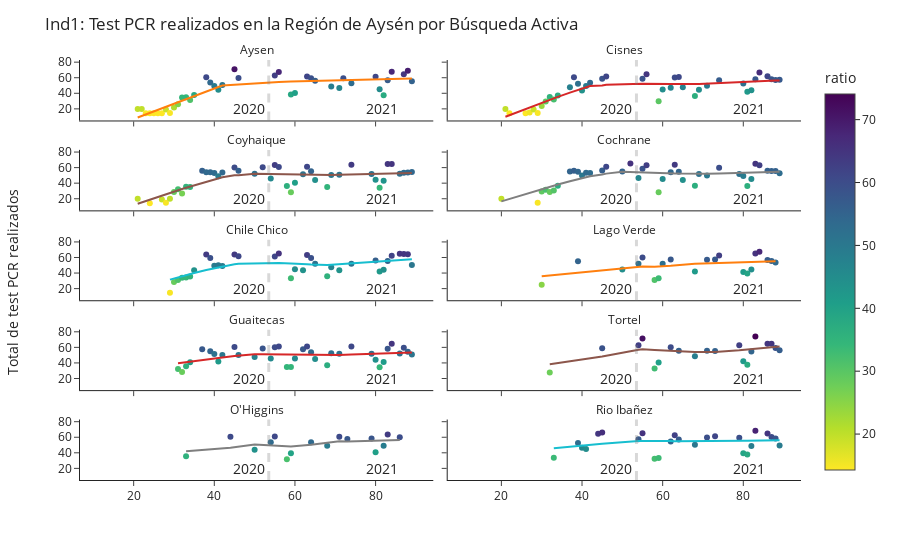

Write notebook code for a chart like this one.
### Code cell
# Crea gráfico de BAC regional por semana epidemiologica

px.scatter(df_tasa_caso_busqueda_ratio.rolling(14).mean().reset_index(),
        x= 'semana_epidemiologica_21',
        y= 'ratio',
        color= 'ratio',
        #color_discrete_map={
        #'Búsqueda activa': '#DD4477',
        #'Atención médica': '#0099C6'
        #},
        facet_col='comuna_seremi_xi',
        facet_col_wrap=2,
        trendline='lowess',
        #groupnorm='percent',
        color_continuous_scale=px.colors.sequential.Viridis_r,
        labels={'tipo_caso_busqueda':'Caso de búsqueda'},
       ).update_layout(title= 'Ind1: Test PCR realizados en la Región de Aysén por Búsqueda Activa',
                       yaxis_title='Total de test PCR realizados',
                       xaxis_title='Semana epidemiológica',
                       template='simple_white',
                     #  xaxis=dict(tickmode = 'array',
                      #            tickvals = list(range(12,88,3)),
                       #           ticktext = list(list(range(12,54,3))+list(range(1,88,3))),
                        #         ),
                    ).add_vline(x=53.5, line_width=3, line_dash='dash', line_color='gray'
                               #).add_hline(y=2000, line_width=3, line_dash='dash', line_color='#0099C6'
                                          ).add_vrect(x0='53', x1='50', 
                                           annotation_text='2020', 
                                           annotation_position='bottom right',
                                           annotation=dict(font_size=14, 
                                                           font_family="'Open Sans', verdana, arial, sans-serif"),
                                                           opacity=0, 
                                                           line_width=0
                                          ).add_vrect(x0='84', x1='86', 
                                           annotation_text='2021', 
                                           annotation_position='bottom right',
                                           annotation=dict(font_size=14, 
                                                           font_family="'Open Sans', verdana, arial, sans-serif"),
                                                           opacity=0, 
                                                           line_width=0
                                                     ).update_xaxes(title_text='', row=1, col=1
                                                     ).update_xaxes(title_text='', row=1, col=2
                                                     ).update_xaxes(title_text='Semana epidemiológica', row=1, col=3
                                                     ).update_xaxes(title_text='', row=1, col=4
                                                     ).update_xaxes(title_text='', row=1, col=5
                                                     ).update_yaxes(title_text='', row=1, col=1, 
                                                     ).update_yaxes(title_text='', row=2, col=1,
                                                     ).update_yaxes(title_text='', row=3, col=1, 
                                                     ).update_yaxes(title_text='', row=4, col=1,
                                                     ).update_yaxes(title_text='', row=5, col=1 
                                                     ).for_each_annotation(lambda a: a.update(text=a.text.split("=")[-1])).add_annotation(x=-0.08,y=0.4,
                   text='Total de test PCR realizados', textangle=-90,
                    xref="paper", yref="paper",
                     font_size=14, 
                     font_family="'Open Sans', verdana, arial, sans-serif",
                    # opacity=0,                                                                                       
)

### Figure 1 — Plotly figure (JSON) as saved in the notebook; plotly's stock layout.template omitted (floating-point values rounded to 4 significant figures)
{"data": [{"hovertemplate": "comuna_seremi_xi=Aysen<br>semana_epidemiologica_21=%{x}<br>ratio=%{marker.color}<extra></extra>", "legendgroup": "", "marker": {"color": [null, null, null, null, null, 19.84, 19.84, 14.29, 14.29, 14.29, 14.29, 14.29, 19.05, 14.76, 21.66, 25.97, 34.52, 34.85, 31.23, 37.83, null, null, 60.75, 53.93, 49.24, 44.56, 50.66, null, null, 70.94, 59.65, null, null, null, null, null, null, null, null, 62.87, 67.51, null, null, 38.45, 40.43, null, null, 61.69, 59.28, 56.25, null, null, null, 48.87, null, 46.72, 59.46, null, 53.03, null, null, null, null, null, 61.13, 45.26, 37.52, 56.71, 67.59, null, null, 64.57, 69.12, 55.41], "coloraxis": "coloraxis", "symbol": "circle"}, "mode": "markers", "name": "", "orientation": "v", "showlegend": false, "type": "scatter", "x": [12, 13, 14, 19, 20, 21, 22, 23, 24, 25, 26, 27, 28, 29, 30, 31, 32, 33, 34, 35, 36, 37, 38, 39, 40, 41, 42, 43, 44, 45, 46, 47, 48, 49, 50, 51, 52, 53, 54, 55, 56, 57, 58, 59, 60, 61, 62, 63, 64, 65, 66, 67, 68, 69, 70, 71, 72, 73, 74, 75, 76, 77, 78, 79, 80, 81, 82, 83, 84, 85, 86, 87, 88, 89], "xaxis": "x9", "y": [null, null, null, null, null, 19.84, 19.84, 14.29, 14.29, 14.29, 14.29, 14.29, 19.05, 14.76, 21.66, 25.97, 34.52, 34.85, 31.23, 37.83, null, null, 60.75, 53.93, 49.24, 44.56, 50.66, null, null, 70.94, 59.65, null, null, null, null, null, null, null, null, 62.87, 67.51, null, null, 38.45, 40.43, null, null, 61.69, 59.28, 56.25, null, null, null, 48.87, null, 46.72, 59.46, null, 53.03, null, null, null, null, null, 61.13, 45.26, 37.52, 56.71, 67.59, null, null, 64.57, 69.12, 55.41], "yaxis": "y9"}, {"hovertemplate": "<b>LOWESS trendline</b><br><br>comuna_seremi_xi=Aysen<br>semana_epidemiologica_21=%{x}<br>ratio=%{y} <b>(trend)</b><extra></extra>", "legendgroup": "", "marker": {"symbol": "circle"}, "mode": "lines", "name": "", "showlegend": false, "type": "scatter", "x": [21, 22, 23, 24, 25, 26, 27, 28, 29, 30, 31, 32, 33, 34, 35, 38, 39, 40, 41, 42, 45, 46, 55, 56, 59, 60, 63, 64, 65, 69, 71, 72, 74, 80, 81, 82, 83, 84, 87, 88, 89], "xaxis": "x9", "y": [8.947, 10.94, 12.94, 14.94, 16.94, 18.93, 20.93, 22.92, 24.89, 26.87, 28.83, 30.78, 32.73, 34.66, 36.6, 42.4, 44.34, 46.27, 48.16, 49.94, 51.16, 50.96, 54.3, 54.64, 55.07, 55.2, 55.33, 55.37, 55.44, 55.88, 56.13, 56.26, 56.53, 57.43, 57.59, 57.76, 57.93, 58.1, 58.66, 58.85, 59.05], "yaxis": "y9"}, {"hovertemplate": "comuna_seremi_xi=Cisnes<br>semana_epidemiologica_21=%{x}<br>ratio=%{marker.color}<extra></extra>", "legendgroup": "", "marker": {"color": [null, 19.84, 14.29, 14.29, 15.48, 19.05, 14.76, 23.6, 29.58, 35.36, 32.09, 37.29, null, null, 47.89, 60.57, 52.15, 43.7, 49.22, 53.54, null, null, 58.57, 61.46, null, null, null, null, null, null, null, null, 58.73, 64.51, null, null, 29.8, 44.85, null, 47.03, 60.3, 61.03, 47.72, null, null, 36.6, 44.56, null, 49.72, null, null, 56.65, null, null, null, null, null, 52.58, 42.02, 43.84, 57.89, 66.7, null, 61.75, 58.11, 57.02, 57.37], "coloraxis": "coloraxis", "symbol": "circle"}, "mode": "markers", "name": "", "orientation": "v", "showlegend": false, "type": "scatter", "x": [12, 21, 22, 26, 27, 28, 29, 30, 31, 32, 33, 34, 35, 36, 37, 38, 39, 40, 41, 42, 43, 44, 45, 46, 47, 48, 49, 50, 51, 52, 53, 54, 55, 56, 57, 58, 59, 60, 61, 62, 63, 64, 65, 66, 67, 68, 69, 70, 71, 72, 73, 74, 75, 76, 77, 78, 79, 80, 81, 82, 83, 84, 85, 86, 87, 88, 89], "xaxis": "x10", "y": [null, 19.84, 14.29, 14.29, 15.48, 19.05, 14.76, 23.6, 29.58, 35.36, 32.09, 37.29, null, null, 47.89, 60.57, 52.15, 43.7, 49.22, 53.54, null, null, 58.57, 61.46, null, null, null, null, null, null, null, null, 58.73, 64.51, null, null, 29.8, 44.85, null, 47.03, 60.3, 61.03, 47.72, null, null, 36.6, 44.56, null, 49.72, null, null, 56.65, null, null, null, null, null, 52.58, 42.02, 43.84, 57.89, 66.7, null, 61.75, 58.11, 57.02, 57.37], "yaxis": "y10"}, {"hovertemplate": "<b>LOWESS trendline</b><br><br>comuna_seremi_xi=Cisnes<br>semana_epidemiologica_21=%{x}<br>ratio=%{y} <b>(trend)</b><extra></extra>", "legendgroup": "", "marker": {"symbol": "circle"}, "mode": "lines", "name": "", "showlegend": false, "type": "scatter", "x": [21, 22, 26, 27, 28, 29, 30, 31, 32, 33, 34, 37, 38, 39, 40, 41, 42, 45, 46, 55, 56, 59, 60, 62, 63, 64, 65, 68, 69, 71, 74, 80, 81, 82, 83, 84, 86, 87, 88, 89], "xaxis": "x10", "y": [9.833, 11.86, 19.91, 21.9, 23.87, 25.83, 27.77, 29.69, 31.59, 33.48, 35.35, 40.84, 42.64, 44.42, 46.16, 47.84, 49.43, 50.01, 51.09, 52.28, 52.35, 52.29, 52.12, 51.99, 51.83, 51.66, 51.52, 51.91, 52.07, 52.42, 52.98, 54.27, 54.51, 54.74, 54.99, 55.24, 55.75, 56.02, 56.3, 56.58], "yaxis": "y10"}, {"hovertemplate": "comuna_seremi_xi=Coyhaique<br>semana_epidemiologica_21=%{x}<br>ratio=%{marker.color}<extra></extra>", "legendgroup": "", "marker": {"color": [null, null, null, null, null, 19.84, 14.29, 19.05, 14.76, 20.05, 28.63, 32.33, 26.8, 35.36, 35.05, null, null, 55.86, 53.88, 53.98, 53.14, 49.05, 53.84, null, null, 60.22, 55.82, null, null, null, 52.16, null, 60.61, null, 46.06, 63.24, 60.92, null, 36.38, 28.44, 40.52, null, 51.32, 61.22, 55.26, 44.2, null, null, 35.22, 50.65, null, 50.85, null, null, 63.57, null, null, null, null, 51.84, 44.24, 34.28, 43.17, 64.68, 64.8, null, 52.09, 53.3, 53.66, 54.23], "coloraxis": "coloraxis", "symbol": "circle"}, "mode": "markers", "name": "", "orientation": "v", "showlegend": false, "type": "scatter", "x": [12, 13, 15, 16, 17, 21, 24, 27, 28, 29, 30, 31, 32, 33, 34, 35, 36, 37, 38, 39, 40, 41, 42, 43, 44, 45, 46, 47, 48, 49, 50, 51, 52, 53, 54, 55, 56, 57, 58, 59, 60, 61, 62, 63, 64, 65, 66, 67, 68, 69, 70, 71, 72, 73, 74, 75, 76, 77, 78, 79, 80, 81, 82, 83, 84, 85, 86, 87, 88, 89], "xaxis": "x7", "y": [null, null, null, null, null, 19.84, 14.29, 19.05, 14.76, 20.05, 28.63, 32.33, 26.8, 35.36, 35.05, null, null, 55.86, 53.88, 53.98, 53.14, 49.05, 53.84, null, null, 60.22, 55.82, null, null, null, 52.16, null, 60.61, null, 46.06, 63.24, 60.92, null, 36.38, 28.44, 40.52, null, 51.32, 61.22, 55.26, 44.2, null, null, 35.22, 50.65, null, 50.85, null, null, 63.57, null, null, null, null, 51.84, 44.24, 34.28, 43.17, 64.68, 64.8, null, 52.09, 53.3, 53.66, 54.23], "yaxis": "y7"}, {"hovertemplate": "<b>LOWESS trendline</b><br><br>comuna_seremi_xi=Coyhaique<br>semana_epidemiologica_21=%{x}<br>ratio=%{y} <b>(trend)</b><extra></extra>", "legendgroup": "", "marker": {"symbol": "circle"}, "mode": "lines", "name": "", "showlegend": false, "type": "scatter", "x": [21, 24, 27, 28, 29, 30, 31, 32, 33, 34, 37, 38, 39, 40, 41, 42, 45, 46, 50, 52, 54, 55, 56, 58, 59, 60, 62, 63, 64, 65, 68, 69, 71, 74, 79, 80, 81, 82, 83, 84, 86, 87, 88, 89], "xaxis": "x7", "y": [13.53, 18.95, 24.23, 25.94, 27.63, 29.3, 30.94, 32.56, 34.14, 35.7, 40.25, 41.72, 43.19, 44.64, 46.08, 47.51, 50.26, 50.25, 52.25, 52.09, 51.71, 51.66, 51.55, 51.29, 51.14, 50.93, 50.64, 50.49, 50.37, 50.29, 50.47, 50.59, 50.82, 51.17, 51.8, 51.93, 52.07, 52.2, 52.34, 52.48, 52.77, 52.92, 53.07, 53.23], "yaxis": "y7"}, {"hovertemplate": "comuna_seremi_xi=Cochrane<br>semana_epidemiologica_21=%{x}<br>ratio=%{marker.color}<extra></extra>", "legendgroup": "", "marker": {"color": [null, null, 19.84, 14.76, 29.31, 31.62, 28.66, 30.66, 36.78, null, null, 55.03, 55.97, 54.68, 49.97, 53.41, 53.06, null, null, 56.27, 61.12, null, null, null, 54.97, null, 65.4, null, 46.53, 58.59, 62.97, null, null, 28.45, 45.41, null, 54.17, 63.76, 54.7, 44.2, null, null, 36.6, 51.71, null, 49.72, null, null, 59.73, null, null, null, null, 51.84, 49.15, 36.44, 45.34, 65.04, 62.99, null, 55.84, 55.77, 55.73, 52.79], "coloraxis": "coloraxis", "symbol": "circle"}, "mode": "markers", "name": "", "orientation": "v", "showlegend": false, "type": "scatter", "x": [15, 16, 20, 29, 30, 31, 32, 33, 34, 35, 36, 37, 38, 39, 40, 41, 42, 43, 44, 45, 46, 47, 48, 49, 50, 51, 52, 53, 54, 55, 56, 57, 58, 59, 60, 61, 62, 63, 64, 65, 66, 67, 68, 69, 70, 71, 72, 73, 74, 75, 76, 77, 78, 79, 80, 81, 82, 83, 84, 85, 86, 87, 88, 89], "xaxis": "x8", "y": [null, null, 19.84, 14.76, 29.31, 31.62, 28.66, 30.66, 36.78, null, null, 55.03, 55.97, 54.68, 49.97, 53.41, 53.06, null, null, 56.27, 61.12, null, null, null, 54.97, null, 65.4, null, 46.53, 58.59, 62.97, null, null, 28.45, 45.41, null, 54.17, 63.76, 54.7, 44.2, null, null, 36.6, 51.71, null, 49.72, null, null, 59.73, null, null, null, null, 51.84, 49.15, 36.44, 45.34, 65.04, 62.99, null, 55.84, 55.77, 55.73, 52.79], "yaxis": "y8"}, {"hovertemplate": "<b>LOWESS trendline</b><br><br>comuna_seremi_xi=Cochrane<br>semana_epidemiologica_21=%{x}<br>ratio=%{y} <b>(trend)</b><extra></extra>", "legendgroup": "", "marker": {"symbol": "circle"}, "mode": "lines", "name": "", "showlegend": false, "type": "scatter", "x": [20, 29, 30, 31, 32, 33, 34, 37, 38, 39, 40, 41, 42, 45, 46, 50, 52, 54, 55, 56, 59, 60, 62, 63, 64, 65, 68, 69, 71, 74, 79, 80, 81, 82, 83, 84, 86, 87, 88, 89], "xaxis": "x8", "y": [16.6, 30.91, 32.43, 33.91, 35.38, 36.82, 38.24, 42.38, 43.73, 45.06, 46.39, 47.69, 48.98, 51.24, 52.28, 54.7, 54.51, 54.16, 53.92, 53.81, 53.39, 53.18, 52.67, 52.51, 52.32, 52.16, 51.75, 51.89, 52.15, 52.49, 53.08, 53.21, 53.34, 53.48, 53.61, 53.76, 54.06, 54.22, 54.39, 54.56], "yaxis": "y8"}, {"hovertemplate": "comuna_seremi_xi=Chile Chico<br>semana_epidemiologica_21=%{x}<br>ratio=%{marker.color}<extra></extra>", "legendgroup": "", "marker": {"color": [14.76, 28.36, 31.01, 34.1, 34.28, 35.51, 43.67, null, null, 63.71, 59.29, 49.24, 50.07, 49.2, null, null, 63.79, 61.46, null, null, null, null, null, null, null, null, 61.32, 65.13, null, null, 33.22, 44.88, null, 43.61, 63.24, 59.28, 51.94, null, null, 35.85, 47.58, null, 43.53, null, null, 51.81, null, null, null, null, null, 56.18, 42.1, 44.11, 55.39, 62.1, null, 64.78, 64.57, 64.16, 50.23], "coloraxis": "coloraxis", "symbol": "circle"}, "mode": "markers", "name": "", "orientation": "v", "showlegend": false, "type": "scatter", "x": [29, 30, 31, 32, 33, 34, 35, 36, 37, 38, 39, 40, 41, 42, 43, 44, 45, 46, 47, 48, 49, 50, 51, 52, 53, 54, 55, 56, 57, 58, 59, 60, 61, 62, 63, 64, 65, 66, 67, 68, 69, 70, 71, 72, 73, 74, 75, 76, 77, 78, 79, 80, 81, 82, 83, 84, 85, 86, 87, 88, 89], "xaxis": "x5", "y": [14.76, 28.36, 31.01, 34.1, 34.28, 35.51, 43.67, null, null, 63.71, 59.29, 49.24, 50.07, 49.2, null, null, 63.79, 61.46, null, null, null, null, null, null, null, null, 61.32, 65.13, null, null, 33.22, 44.88, null, 43.61, 63.24, 59.28, 51.94, null, null, 35.85, 47.58, null, 43.53, null, null, 51.81, null, null, null, null, null, 56.18, 42.1, 44.11, 55.39, 62.1, null, 64.78, 64.57, 64.16, 50.23], "yaxis": "y5"}, {"hovertemplate": "<b>LOWESS trendline</b><br><br>comuna_seremi_xi=Chile Chico<br>semana_epidemiologica_21=%{x}<br>ratio=%{y} <b>(trend)</b><extra></extra>", "legendgroup": "", "marker": {"symbol": "circle"}, "mode": "lines", "name": "", "showlegend": false, "type": "scatter", "x": [29, 30, 31, 32, 33, 34, 35, 38, 39, 40, 41, 42, 45, 46, 55, 56, 59, 60, 62, 63, 64, 65, 68, 69, 71, 74, 80, 81, 82, 83, 84, 86, 87, 88, 89], "xaxis": "x5", "y": [31.56, 33.1, 34.59, 36.05, 37.46, 38.83, 40.16, 43.89, 45.05, 46.17, 47.25, 48.29, 51.18, 52.09, 53.34, 53.0, 52.44, 52.34, 51.62, 51.2, 50.83, 50.55, 50.42, 50.77, 51.44, 52.36, 54.28, 54.62, 54.96, 55.32, 55.67, 56.42, 56.8, 57.2, 57.6], "yaxis": "y5"}, {"hovertemplate": "comuna_seremi_xi=Lago Verde<br>semana_epidemiologica_21=%{x}<br>ratio=%{marker.color}<extra></extra>", "legendgroup": "", "marker": {"color": [25.06, 55.11, null, null, null, null, 44.62, 52.1, 60.14, null, null, 30.95, 33.42, 52.11, null, 57.55, null, null, null, 41.9, null, null, 57.07, null, 57.38, 62.72, null, null, null, null, 41.31, 39.32, 44.44, 65.23, 67.36, null, 56.75, 55.49, 53.63], "coloraxis": "coloraxis", "symbol": "circle"}, "mode": "markers", "name": "", "orientation": "v", "showlegend": false, "type": "scatter", "x": [30, 39, 44, 46, 48, 49, 50, 54, 55, 56, 57, 58, 59, 60, 61, 62, 65, 66, 67, 68, 69, 70, 71, 72, 73, 74, 75, 76, 77, 78, 80, 81, 82, 83, 84, 85, 86, 87, 88], "xaxis": "x6", "y": [25.06, 55.11, null, null, null, null, 44.62, 52.1, 60.14, null, null, 30.95, 33.42, 52.11, null, 57.55, null, null, null, 41.9, null, null, 57.07, null, 57.38, 62.72, null, null, null, null, 41.31, 39.32, 44.44, 65.23, 67.36, null, 56.75, 55.49, 53.63], "yaxis": "y6"}, {"hovertemplate": "<b>LOWESS trendline</b><br><br>comuna_seremi_xi=Lago Verde<br>semana_epidemiologica_21=%{x}<br>ratio=%{y} <b>(trend)</b><extra></extra>", "legendgroup": "", "marker": {"symbol": "circle"}, "mode": "lines", "name": "", "showlegend": false, "type": "scatter", "x": [30, 39, 50, 54, 55, 58, 59, 60, 62, 68, 71, 73, 74, 80, 81, 82, 83, 84, 86, 87, 88], "xaxis": "x6", "y": [36.04, 40.47, 46.61, 48.4, 48.3, 48.25, 48.41, 48.7, 49.46, 51.98, 52.46, 52.79, 52.74, 53.91, 54.05, 54.17, 54.29, 54.42, 54.74, 54.92, 55.12], "yaxis": "y6"}, {"hovertemplate": "comuna_seremi_xi=Guaitecas<br>semana_epidemiologica_21=%{x}<br>ratio=%{marker.color}<extra></extra>", "legendgroup": "", "marker": {"color": [32.33, 28.22, 35.73, 41.01, null, null, 57.65, 55.11, 51.63, 41.91, 50.3, null, null, 60.53, 50.09, null, null, null, 47.76, null, 58.43, null, 45.81, 60.14, 60.97, null, 34.8, 34.82, 45.75, null, 57.64, 60.97, 53.63, 45.0, null, null, 36.94, 52.34, null, 51.76, null, null, 61.06, null, null, null, null, 51.68, 44.24, 34.56, 41.28, 58.09, 64.8, null, 52.06, 59.6, 54.52, 50.84], "coloraxis": "coloraxis", "symbol": "circle"}, "mode": "markers", "name": "", "orientation": "v", "showlegend": false, "type": "scatter", "x": [31, 32, 33, 34, 35, 36, 37, 39, 40, 41, 42, 43, 44, 45, 46, 47, 48, 49, 50, 51, 52, 53, 54, 55, 56, 57, 58, 59, 60, 61, 62, 63, 64, 65, 66, 67, 68, 69, 70, 71, 72, 73, 74, 75, 76, 77, 78, 79, 80, 81, 82, 83, 84, 85, 86, 87, 88, 89], "xaxis": "x3", "y": [32.33, 28.22, 35.73, 41.01, null, null, 57.65, 55.11, 51.63, 41.91, 50.3, null, null, 60.53, 50.09, null, null, null, 47.76, null, 58.43, null, 45.81, 60.14, 60.97, null, 34.8, 34.82, 45.75, null, 57.64, 60.97, 53.63, 45.0, null, null, 36.94, 52.34, null, 51.76, null, null, 61.06, null, null, null, null, 51.68, 44.24, 34.56, 41.28, 58.09, 64.8, null, 52.06, 59.6, 54.52, 50.84], "yaxis": "y3"}, {"hovertemplate": "<b>LOWESS trendline</b><br><br>comuna_seremi_xi=Guaitecas<br>semana_epidemiologica_21=%{x}<br>ratio=%{y} <b>(trend)</b><extra></extra>", "legendgroup": "", "marker": {"symbol": "circle"}, "mode": "lines", "name": "", "showlegend": false, "type": "scatter", "x": [31, 32, 33, 34, 37, 39, 40, 41, 42, 45, 46, 50, 52, 54, 55, 56, 58, 59, 60, 62, 63, 64, 65, 68, 69, 71, 74, 79, 80, 81, 82, 83, 84, 86, 87, 88, 89], "xaxis": "x3", "y": [39.53, 40.29, 41.03, 41.75, 43.78, 45.07, 45.7, 46.32, 46.94, 48.79, 49.41, 51.18, 51.15, 50.99, 50.89, 50.83, 50.77, 50.73, 50.68, 50.58, 50.51, 50.45, 50.37, 50.13, 50.08, 50.14, 50.72, 51.68, 51.85, 52.01, 52.17, 52.34, 52.5, 52.85, 53.04, 53.23, 53.43], "yaxis": "y3"}, {"hovertemplate": "comuna_seremi_xi=Tortel<br>semana_epidemiologica_21=%{x}<br>ratio=%{marker.color}<extra></extra>", "legendgroup": "", "marker": {"color": [27.71, null, 58.8, null, null, null, null, null, null, 62.87, 71.54, null, 32.92, 40.43, null, null, 60.24, 55.59, null, null, null, 48.73, null, null, 55.53, null, 55.44, null, null, null, null, null, 62.59, 42.14, 37.52, 54.82, 74.08, null, null, 64.66, 64.67, 59.13, 56.45], "coloraxis": "coloraxis", "symbol": "circle"}, "mode": "markers", "name": "", "orientation": "v", "showlegend": false, "type": "scatter", "x": [32, 43, 45, 47, 48, 49, 50, 51, 53, 54, 55, 56, 58, 59, 60, 61, 62, 64, 65, 66, 67, 68, 69, 70, 71, 72, 73, 74, 75, 76, 77, 78, 79, 80, 81, 82, 83, 84, 85, 86, 87, 88, 89], "xaxis": "x4", "y": [27.71, null, 58.8, null, null, null, null, null, null, 62.87, 71.54, null, 32.92, 40.43, null, null, 60.24, 55.59, null, null, null, 48.73, null, null, 55.53, null, 55.44, null, null, null, null, null, 62.59, 42.14, 37.52, 54.82, 74.08, null, null, 64.66, 64.67, 59.13, 56.45], "yaxis": "y4"}, {"hovertemplate": "<b>LOWESS trendline</b><br><br>comuna_seremi_xi=Tortel<br>semana_epidemiologica_21=%{x}<br>ratio=%{y} <b>(trend)</b><extra></extra>", "legendgroup": "", "marker": {"symbol": "circle"}, "mode": "lines", "name": "", "showlegend": false, "type": "scatter", "x": [32, 45, 54, 55, 58, 59, 62, 64, 68, 71, 73, 79, 80, 81, 82, 83, 86, 87, 88, 89], "xaxis": "x4", "y": [38.26, 48.27, 57.04, 57.53, 56.77, 56.47, 55.35, 54.59, 53.96, 54.08, 53.98, 56.21, 56.71, 57.18, 57.63, 58.09, 59.58, 60.12, 60.68, 61.24], "yaxis": "y4"}, {"hovertemplate": "comuna_seremi_xi=O'Higgins<br>semana_epidemiologica_21=%{x}<br>ratio=%{marker.color}<extra></extra>", "legendgroup": "", "marker": {"color": [35.73, null, 60.66, null, null, null, null, 44.05, null, null, null, 53.43, 61.06, null, null, 31.73, 39.57, null, null, 53.63, null, null, null, 49.04, null, null, 60.51, 57.66, null, null, null, null, null, 58.28, 40.58, 48.98, 63.69, null, null, 59.98], "coloraxis": "coloraxis", "symbol": "circle"}, "mode": "markers", "name": "", "orientation": "v", "showlegend": false, "type": "scatter", "x": [33, 43, 44, 46, 47, 48, 49, 50, 51, 52, 53, 54, 55, 56, 57, 58, 59, 60, 61, 64, 65, 66, 67, 68, 69, 70, 71, 73, 74, 75, 76, 77, 78, 79, 80, 82, 83, 84, 85, 86], "xaxis": "x", "y": [35.73, null, 60.66, null, null, null, null, 44.05, null, null, null, 53.43, 61.06, null, null, 31.73, 39.57, null, null, 53.63, null, null, null, 49.04, null, null, 60.51, 57.66, null, null, null, null, null, 58.28, 40.58, 48.98, 63.69, null, null, 59.98], "yaxis": "y"}, {"hovertemplate": "<b>LOWESS trendline</b><br><br>comuna_seremi_xi=O'Higgins<br>semana_epidemiologica_21=%{x}<br>ratio=%{y} <b>(trend)</b><extra></extra>", "legendgroup": "", "marker": {"symbol": "circle"}, "mode": "lines", "name": "", "showlegend": false, "type": "scatter", "x": [33, 44, 50, 54, 55, 58, 59, 64, 68, 71, 73, 79, 80, 82, 83, 86], "xaxis": "x", "y": [41.92, 46.58, 50.67, 49.42, 48.86, 47.97, 48.25, 50.29, 52.81, 54.83, 54.59, 55.49, 55.64, 55.92, 56.05, 56.5], "yaxis": "y"}, {"hovertemplate": "comuna_seremi_xi=Rio Ibañez<br>semana_epidemiologica_21=%{x}<br>ratio=%{marker.color}<extra></extra>", "legendgroup": "", "marker": {"color": [33.54, null, null, 52.77, 46.39, 44.81, null, null, 64.48, 65.95, null, null, null, null, null, null, null, null, 57.31, 65.27, null, null, 32.41, 33.29, null, null, 54.52, 62.46, 57.13, null, null, null, 50.29, null, null, 59.53, null, 61.3, null, null, null, null, null, 59.44, 39.3, 37.95, 48.66, 68.3, null, null, 64.74, 60.27, 58.3, 49.3], "coloraxis": "coloraxis", "symbol": "circle"}, "mode": "markers", "name": "", "orientation": "v", "showlegend": false, "type": "scatter", "x": [33, 35, 36, 39, 40, 41, 42, 43, 44, 45, 46, 47, 48, 49, 50, 51, 52, 53, 54, 55, 56, 57, 58, 59, 60, 61, 62, 63, 64, 65, 66, 67, 68, 69, 70, 71, 72, 73, 74, 75, 76, 77, 78, 79, 80, 81, 82, 83, 84, 85, 86, 87, 88, 89], "xaxis": "x2", "y": [33.54, null, null, 52.77, 46.39, 44.81, null, null, 64.48, 65.95, null, null, null, null, null, null, null, null, 57.31, 65.27, null, null, 32.41, 33.29, null, null, 54.52, 62.46, 57.13, null, null, null, 50.29, null, null, 59.53, null, 61.3, null, null, null, null, null, 59.44, 39.3, 37.95, 48.66, 68.3, null, null, 64.74, 60.27, 58.3, 49.3], "yaxis": "y2"}, {"hovertemplate": "<b>LOWESS trendline</b><br><br>comuna_seremi_xi=Rio Ibañez<br>semana_epidemiologica_21=%{x}<br>ratio=%{y} <b>(trend)</b><extra></extra>", "legendgroup": "", "marker": {"symbol": "circle"}, "mode": "lines", "name": "", "showlegend": false, "type": "scatter", "x": [33, 39, 40, 41, 44, 45, 54, 55, 58, 59, 62, 63, 64, 68, 71, 73, 79, 80, 81, 82, 83, 86, 87, 88, 89], "xaxis": "x2", "y": [45.73, 49.02, 49.5, 49.97, 51.33, 51.77, 55.16, 55.23, 55.69, 55.55, 55.04, 54.99, 55.07, 54.85, 55.13, 55.08, 55.53, 55.57, 55.59, 55.6, 55.62, 55.76, 55.84, 55.94, 56.05], "yaxis": "y2"}], "layout": {"annotations": [{"showarrow": false, "text": "O'Higgins", "x": 0.245, "xanchor": "center", "xref": "paper", "y": 0.144, "yanchor": "bottom", "yref": "paper"}, {"showarrow": false, "text": "Rio Ibañez", "x": 0.755, "xanchor": "center", "xref": "paper", "y": 0.144, "yanchor": "bottom", "yref": "paper"}, {"showarrow": false, "text": "Guaitecas", "x": 0.245, "xanchor": "center", "xref": "paper", "y": 0.358, "yanchor": "bottom", "yref": "paper"}, {"showarrow": false, "text": "Tortel", "x": 0.755, "xanchor": "center", "xref": "paper", "y": 0.358, "yanchor": "bottom", "yref": "paper"}, {"showarrow": false, "text": "Chile Chico", "x": 0.245, "xanchor": "center", "xref": "paper", "y": 0.572, "yanchor": "bottom", "yref": "paper"}, {"showarrow": false, "text": "Lago Verde", "x": 0.755, "xanchor": "center", "xref": "paper", "y": 0.572, "yanchor": "bottom", "yref": "paper"}, {"showarrow": false, "text": "Coyhaique", "x": 0.245, "xanchor": "center", "xref": "paper", "y": 0.786, "yanchor": "bottom", "yref": "paper"}, {"showarrow": false, "text": "Cochrane", "x": 0.755, "xanchor": "center", "xref": "paper", "y": 0.786, "yanchor": "bottom", "yref": "paper"}, {"showarrow": false, "text": "Aysen", "x": 0.245, "xanchor": "center", "xref": "paper", "y": 1, "yanchor": "bottom", "yref": "paper"}, {"showarrow": false, "text": "Cisnes", "x": 0.755, "xanchor": "center", "xref": "paper", "y": 1, "yanchor": "bottom", "yref": "paper"}, {"font": {"family": "'Open Sans', verdana, arial, sans-serif", "size": 14}, "showarrow": false, "text": "2020", "x": "53", "xanchor": "right", "xref": "x", "y": 0, "yanchor": "bottom", "yref": "y domain"}, {"font": {"family": "'Open Sans', verdana, arial, sans-serif", "size": 14}, "showarrow": false, "text": "2020", "x": "53", "xanchor": "right", "xref": "x2", "y": 0, "yanchor": "bottom", "yref": "y2 domain"}, {"font": {"family": "'Open Sans', verdana, arial, sans-serif", "size": 14}, "showarrow": false, "text": "2020", "x": "53", "xanchor": "right", "xref": "x3", "y": 0, "yanchor": "bottom", "yref": "y3 domain"}, {"font": {"family": "'Open Sans', verdana, arial, sans-serif", "size": 14}, "showarrow": false, "text": "2020", "x": "53", "xanchor": "right", "xref": "x4", "y": 0, "yanchor": "bottom", "yref": "y4 domain"}, {"font": {"family": "'Open Sans', verdana, arial, sans-serif", "size": 14}, "showarrow": false, "text": "2020", "x": "53", "xanchor": "right", "xref": "x5", "y": 0, "yanchor": "bottom", "yref": "y5 domain"}, {"font": {"family": "'Open Sans', verdana, arial, sans-serif", "size": 14}, "showarrow": false, "text": "2020", "x": "53", "xanchor": "right", "xref": "x6", "y": 0, "yanchor": "bottom", "yref": "y6 domain"}, {"font": {"family": "'Open Sans', verdana, arial, sans-serif", "size": 14}, "showarrow": false, "text": "2020", "x": "53", "xanchor": "right", "xref": "x7", "y": 0, "yanchor": "bottom", "yref": "y7 domain"}, {"font": {"family": "'Open Sans', verdana, arial, sans-serif", "size": 14}, "showarrow": false, "text": "2020", "x": "53", "xanchor": "right", "xref": "x8", "y": 0, "yanchor": "bottom", "yref": "y8 domain"}, {"font": {"family": "'Open Sans', verdana, arial, sans-serif", "size": 14}, "showarrow": false, "text": "2020", "x": "53", "xanchor": "right", "xref": "x9", "y": 0, "yanchor": "bottom", "yref": "y9 domain"}, {"font": {"family": "'Open Sans', verdana, arial, sans-serif", "size": 14}, "showarrow": false, "text": "2020", "x": "53", "xanchor": "right", "xref": "x10", "y": 0, "yanchor": "bottom", "yref": "y10 domain"}, {"font": {"family": "'Open Sans', verdana, arial, sans-serif", "size": 14}, "showarrow": false, "text": "2021", "x": "86", "xanchor": "right", "xref": "x", "y": 0, "yanchor": "bottom", "yref": "y domain"}, {"font": {"family": "'Open Sans', verdana, arial, sans-serif", "size": 14}, "showarrow": false, "text": "2021", "x": "86", "xanchor": "right", "xref": "x2", "y": 0, "yanchor": "bottom", "yref": "y2 domain"}, {"font": {"family": "'Open Sans', verdana, arial, sans-serif", "size": 14}, "showarrow": false, "text": "2021", "x": "86", "xanchor": "right", "xref": "x3", "y": 0, "yanchor": "bottom", "yref": "y3 domain"}, {"font": {"family": "'Open Sans', verdana, arial, sans-serif", "size": 14}, "showarrow": false, "text": "2021", "x": "86", "xanchor": "right", "xref": "x4", "y": 0, "yanchor": "bottom", "yref": "y4 domain"}, {"font": {"family": "'Open Sans', verdana, arial, sans-serif", "size": 14}, "showarrow": false, "text": "2021", "x": "86", "xanchor": "right", "xref": "x5", "y": 0, "yanchor": "bottom", "yref": "y5 domain"}, {"font": {"family": "'Open Sans', verdana, arial, sans-serif", "size": 14}, "showarrow": false, "text": "2021", "x": "86", "xanchor": "right", "xref": "x6", "y": 0, "yanchor": "bottom", "yref": "y6 domain"}, {"font": {"family": "'Open Sans', verdana, arial, sans-serif", "size": 14}, "showarrow": false, "text": "2021", "x": "86", "xanchor": "right", "xref": "x7", "y": 0, "yanchor": "bottom", "yref": "y7 domain"}, {"font": {"family": "'Open Sans', verdana, arial, sans-serif", "size": 14}, "showarrow": false, "text": "2021", "x": "86", "xanchor": "right", "xref": "x8", "y": 0, "yanchor": "bottom", "yref": "y8 domain"}, {"font": {"family": "'Open Sans', verdana, arial, sans-serif", "size": 14}, "showarrow": false, "text": "2021", "x": "86", "xanchor": "right", "xref": "x9", "y": 0, "yanchor": "bottom", "yref": "y9 domain"}, {"font": {"family": "'Open Sans', verdana, arial, sans-serif", "size": 14}, "showarrow": false, "text": "2021", "x": "86", "xanchor": "right", "xref": "x10", "y": 0, "yanchor": "bottom", "yref": "y10 domain"}, {"font": {"family": "'Open Sans', verdana, arial, sans-serif", "size": 14}, "text": "Total de test PCR realizados", "textangle": -90, "x": -0.08, "xref": "paper", "y": 0.4, "yref": "paper"}], "coloraxis": {"colorbar": {"title": {"text": "ratio"}}, "colorscale": [[0, "#fde725"], [0.1111, "#b5de2b"], [0.2222, "#6ece58"], [0.3333, "#35b779"], [0.4444, "#1f9e89"], [0.5556, "#26828e"], [0.6667, "#31688e"], [0.7778, "#3e4989"], [0.8889, "#482878"], [1, "#440154"]]}, "legend": {"tracegroupgap": 0}, "margin": {"t": 60}, "shapes": [{"line": {"color": "gray", "dash": "dash", "width": 3}, "type": "line", "x0": 53.5, "x1": 53.5, "xref": "x", "y0": 0, "y1": 1, "yref": "y domain"}, {"line": {"color": "gray", "dash": "dash", "width": 3}, "type": "line", "x0": 53.5, "x1": 53.5, "xref": "x2", "y0": 0, "y1": 1, "yref": "y2 domain"}, {"line": {"color": "gray", "dash": "dash", "width": 3}, "type": "line", "x0": 53.5, "x1": 53.5, "xref": "x3", "y0": 0, "y1": 1, "yref": "y3 domain"}, {"line": {"color": "gray", "dash": "dash", "width": 3}, "type": "line", "x0": 53.5, "x1": 53.5, "xref": "x4", "y0": 0, "y1": 1, "yref": "y4 domain"}, {"line": {"color": "gray", "dash": "dash", "width": 3}, "type": "line", "x0": 53.5, "x1": 53.5, "xref": "x5", "y0": 0, "y1": 1, "yref": "y5 domain"}, {"line": {"color": "gray", "dash": "dash", "width": 3}, "type": "line", "x0": 53.5, "x1": 53.5, "xref": "x6", "y0": 0, "y1": 1, "yref": "y6 domain"}, {"line": {"color": "gray", "dash": "dash", "width": 3}, "type": "line", "x0": 53.5, "x1": 53.5, "xref": "x7", "y0": 0, "y1": 1, "yref": "y7 domain"}, {"line": {"color": "gray", "dash": "dash", "width": 3}, "type": "line", "x0": 53.5, "x1": 53.5, "xref": "x8", "y0": 0, "y1": 1, "yref": "y8 domain"}, {"line": {"color": "gray", "dash": "dash", "width": 3}, "type": "line", "x0": 53.5, "x1": 53.5, "xref": "x9", "y0": 0, "y1": 1, "yref": "y9 domain"}, {"line": {"color": "gray", "dash": "dash", "width": 3}, "type": "line", "x0": 53.5, "x1": 53.5, "xref": "x10", "y0": 0, "y1": 1, "yref": "y10 domain"}, {"line": {"width": 0}, "opacity": 0, "type": "rect", "x0": "53", "x1": "50", "xref": "x", "y0": 0, "y1": 1, "yref": "y domain"}, {"line": {"width": 0}, "opacity": 0, "type": "rect", "x0": "53", "x1": "50", "xref": "x2", "y0": 0, "y1": 1, "yref": "y2 domain"}, {"line": {"width": 0}, "opacity": 0, "type": "rect", "x0": "53", "x1": "50", "xref": "x3", "y0": 0, "y1": 1, "yref": "y3 domain"}, {"line": {"width": 0}, "opacity": 0, "type": "rect", "x0": "53", "x1": "50", "xref": "x4", "y0": 0, "y1": 1, "yref": "y4 domain"}, {"line": {"width": 0}, "opacity": 0, "type": "rect", "x0": "53", "x1": "50", "xref": "x5", "y0": 0, "y1": 1, "yref": "y5 domain"}, {"line": {"width": 0}, "opacity": 0, "type": "rect", "x0": "53", "x1": "50", "xref": "x6", "y0": 0, "y1": 1, "yref": "y6 domain"}, {"line": {"width": 0}, "opacity": 0, "type": "rect", "x0": "53", "x1": "50", "xref": "x7", "y0": 0, "y1": 1, "yref": "y7 domain"}, {"line": {"width": 0}, "opacity": 0, "type": "rect", "x0": "53", "x1": "50", "xref": "x8", "y0": 0, "y1": 1, "yref": "y8 domain"}, {"line": {"width": 0}, "opacity": 0, "type": "rect", "x0": "53", "x1": "50", "xref": "x9", "y0": 0, "y1": 1, "yref": "y9 domain"}, {"line": {"width": 0}, "opacity": 0, "type": "rect", "x0": "53", "x1": "50", "xref": "x10", "y0": 0, "y1": 1, "yref": "y10 domain"}, {"line": {"width": 0}, "opacity": 0, "type": "rect", "x0": "84", "x1": "86", "xref": "x", "y0": 0, "y1": 1, "yref": "y domain"}, {"line": {"width": 0}, "opacity": 0, "type": "rect", "x0": "84", "x1": "86", "xref": "x2", "y0": 0, "y1": 1, "yref": "y2 domain"}, {"line": {"width": 0}, "opacity": 0, "type": "rect", "x0": "84", "x1": "86", "xref": "x3", "y0": 0, "y1": 1, "yref": "y3 domain"}, {"line": {"width": 0}, "opacity": 0, "type": "rect", "x0": "84", "x1": "86", "xref": "x4", "y0": 0, "y1": 1, "yref": "y4 domain"}, {"line": {"width": 0}, "opacity": 0, "type": "rect", "x0": "84", "x1": "86", "xref": "x5", "y0": 0, "y1": 1, "yref": "y5 domain"}, {"line": {"width": 0}, "opacity": 0, "type": "rect", "x0": "84", "x1": "86", "xref": "x6", "y0": 0, "y1": 1, "yref": "y6 domain"}, {"line": {"width": 0}, "opacity": 0, "type": "rect", "x0": "84", "x1": "86", "xref": "x7", "y0": 0, "y1": 1, "yref": "y7 domain"}, {"line": {"width": 0}, "opacity": 0, "type": "rect", "x0": "84", "x1": "86", "xref": "x8", "y0": 0, "y1": 1, "yref": "y8 domain"}, {"line": {"width": 0}, "opacity": 0, "type": "rect", "x0": "84", "x1": "86", "xref": "x9", "y0": 0, "y1": 1, "yref": "y9 domain"}, {"line": {"width": 0}, "opacity": 0, "type": "rect", "x0": "84", "x1": "86", "xref": "x10", "y0": 0, "y1": 1, "yref": "y10 domain"}], "title": {"text": "Ind1: Test PCR realizados en la Región de Aysén por Búsqueda Activa"}, "xaxis": {"anchor": "y", "domain": [0, 0.49], "title": {"text": ""}}, "xaxis10": {"anchor": "y10", "domain": [0.51, 1], "matches": "x", "showticklabels": false}, "xaxis2": {"anchor": "y2", "domain": [0.51, 1], "matches": "x", "title": {"text": ""}}, "xaxis3": {"anchor": "y3", "domain": [0, 0.49], "matches": "x", "showticklabels": false}, "xaxis4": {"anchor": "y4", "domain": [0.51, 1], "matches": "x", "showticklabels": false}, "xaxis5": {"anchor": "y5", "domain": [0, 0.49], "matches": "x", "showticklabels": false}, "xaxis6": {"anchor": "y6", "domain": [0.51, 1], "matches": "x", "showticklabels": false}, "xaxis7": {"anchor": "y7", "domain": [0, 0.49], "matches": "x", "showticklabels": false}, "xaxis8": {"anchor": "y8", "domain": [0.51, 1], "matches": "x", "showticklabels": false}, "xaxis9": {"anchor": "y9", "domain": [0, 0.49], "matches": "x", "showticklabels": false}, "yaxis": {"anchor": "x", "domain": [0, 0.144], "title": {"text": ""}}, "yaxis10": {"anchor": "x10", "domain": [0.856, 1], "matches": "y", "showticklabels": false}, "yaxis2": {"anchor": "x2", "domain": [0, 0.144], "matches": "y", "showticklabels": false}, "yaxis3": {"anchor": "x3", "domain": [0.214, 0.358], "matches": "y", "title": {"text": ""}}, "yaxis4": {"anchor": "x4", "domain": [0.214, 0.358], "matches": "y", "showticklabels": false}, "yaxis5": {"anchor": "x5", "domain": [0.428, 0.572], "matches": "y", "title": {"text": ""}}, "yaxis6": {"anchor": "x6", "domain": [0.428, 0.572], "matches": "y", "showticklabels": false}, "yaxis7": {"anchor": "x7", "domain": [0.642, 0.786], "matches": "y", "title": {"text": ""}}, "yaxis8": {"anchor": "x8", "domain": [0.642, 0.786], "matches": "y", "showticklabels": false}, "yaxis9": {"anchor": "x9", "domain": [0.856, 1], "matches": "y", "title": {"text": ""}}}}
